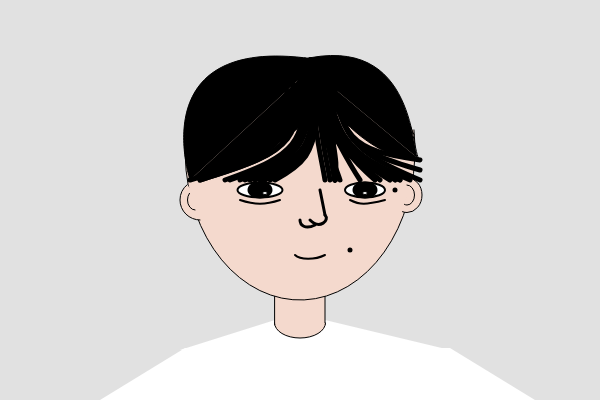
Frame 1 (no input)
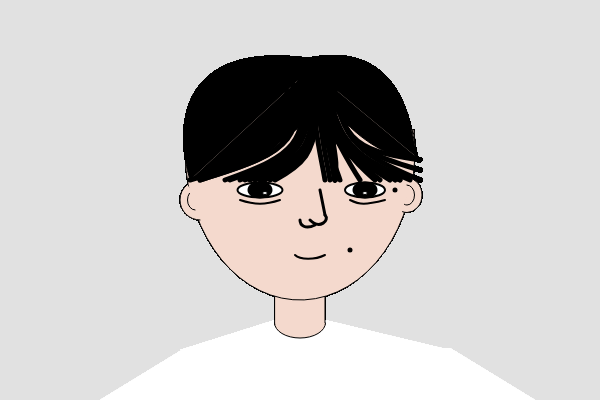
Frame 60 (no input)
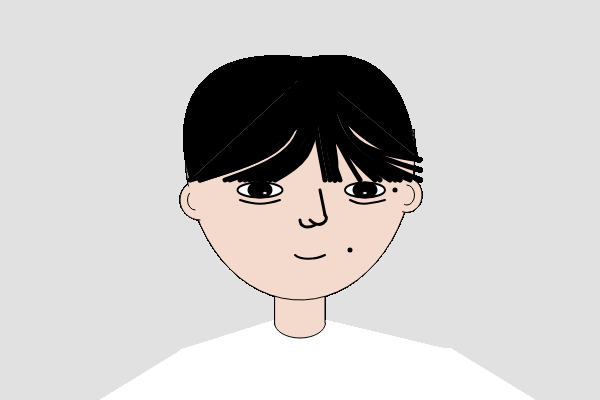
Frame 120 (the mouse pressed at the canvas centre since frame 60)

The p5.js sketch that drew these frames (run headless with seeded random() and noise() and a simulated clock; from frame 60 on, the mouse is pressed at the canvas centre):

// p5.js sketch
// ── sketch.js
function setup() {
  createCanvas(600, 400);
  background(225);
}

function draw() {
  stroke(0); 
  strokeWeight(1); 
  fill(255); 

  strokeWeight(0);
  quad(275, 320, 325, 320, 450, 350, 180, 350);
  quad(185, 348, 450, 348, 535, 400, 100, 400);
  strokeWeight(1);
  fill('#F4D9CD');
  quad(275, 295, 325, 295, 325, 325, 275, 325);
  
  arc(300, 150, 230, 300, radians(350), radians(190));
  arc(300, 155, 235, 170, radians(190), radians(350));
  arc(200, 200, 40, 40, radians(90), radians(230));
  arc(407, 195, 30, 35, radians(270), radians(105));
  arc(195, 200, 15, 20, radians(90), radians(230));
  arc(407, 195, 15, 20, radians(270), radians(105));
  arc(300, 323, 51, 30, radians(0), radians(180));

  fill(0);
  
  bezier(320, 60, 350, 140, 190, 180, 190, 180);
  bezier(320, 60, 140, 30, 190, 180, 190, 180);
  bezier(300, 60, 350, 150, 400, 160, 420, 160);
  bezier(300, 60, 420, 30, 410, 160, 420, 160);
  noFill();
  strokeWeight(5);
  bezier(330, 60, 300, 140, 330, 150, 250, 180);
  bezier(325, 60, 300, 140, 330, 150, 245, 180);
  bezier(320, 60, 300, 140, 320, 150, 240, 180);
  bezier(315, 60, 300, 140, 315, 150, 230, 180);
  bezier(310, 60, 300, 140, 310, 150, 225, 180);
  bezier(300, 60, 300, 140, 300, 150, 200, 180);
  bezier(290, 60, 300, 140, 300, 150, 200, 180);
  bezier(280, 60, 300, 140, 290, 150, 190, 180);
  bezier(330, 60, 340, 140, 350, 150, 420, 180);
  bezier(320, 60, 340, 140, 340, 150, 410, 180);
  bezier(310, 60, 340, 140, 320, 150, 400, 180);
  bezier(330, 60, 340, 140, 350, 150, 420, 160);
  bezier(330, 60, 340, 140, 350, 150, 420, 170);
  bezier(305, 60, 340, 140, 350, 150, 395, 180);
  bezier(320, 60, 325, 140, 330, 150, 335, 180);
  bezier(315, 60, 320, 140, 325, 150, 330, 180);
  bezier(310, 60, 315, 140, 320, 150, 325, 180);
  bezier(320, 60, 320, 140, 330, 150, 340, 180);
  bezier(330, 60, 330, 140, 330, 150, 335, 180);
  bezier(335, 60, 330, 140, 335, 150, 335, 180);
  bezier(330, 60, 325, 140, 340, 150, 335, 180);
  bezier(320, 60, 325, 120, 330, 150, 335, 180);
  bezier(320, 60, 325, 140, 330, 150, 335, 180);
  bezier(330, 60, 300, 140, 330, 150, 260, 180);
  bezier(330, 60, 300, 140, 330, 150, 255, 180);
  bezier(330, 60, 300, 140, 330, 150, 263, 180);
  bezier(335, 60, 300, 140, 330, 150, 265, 180);
  bezier(335, 60, 300, 140, 330, 150, 270, 180);
  bezier(340, 60, 300, 140, 330, 150, 275, 180);
  bezier(315, 60, 340, 140, 340, 150, 400, 180);
  bezier(310, 60, 340, 140, 340, 150, 390, 180);
  bezier(300, 60, 340, 140, 340, 150, 380, 180);
  bezier(295, 60, 340, 140, 340, 150, 375, 180);
  bezier(290, 60, 340, 140, 340, 150, 360, 180);
  
  strokeWeight(3);
  line(320, 190, 325, 215);
  bezier(325, 215, 330, 220, 320, 230, 310, 220);
  bezier(315, 225, 305, 230, 300, 225, 300, 220);
  
  strokeWeight(2);
  fill(255);
  ellipse(260, 190, 45, 15);
  ellipse(365, 190, 40, 15);
  fill(0);
  ellipse(260, 190, 23, 15);
  ellipse(365, 190, 23, 15);
  fill(255);
  strokeWeight(1);
  ellipse(265, 193, 5, 3);
  ellipse(365, 193, 5, 3);

  strokeWeight(2);
  noFill();
  bezier(240, 200, 255, 205, 265, 205, 280, 200);
  bezier(350, 200, 360, 205, 365, 205, 385, 200);
  bezier(295, 255, 300, 260, 315, 260, 325, 255);
  
  fill(0);
  ellipse(395, 190, 3, 3);
  ellipse(350, 250, 3, 3);
}
